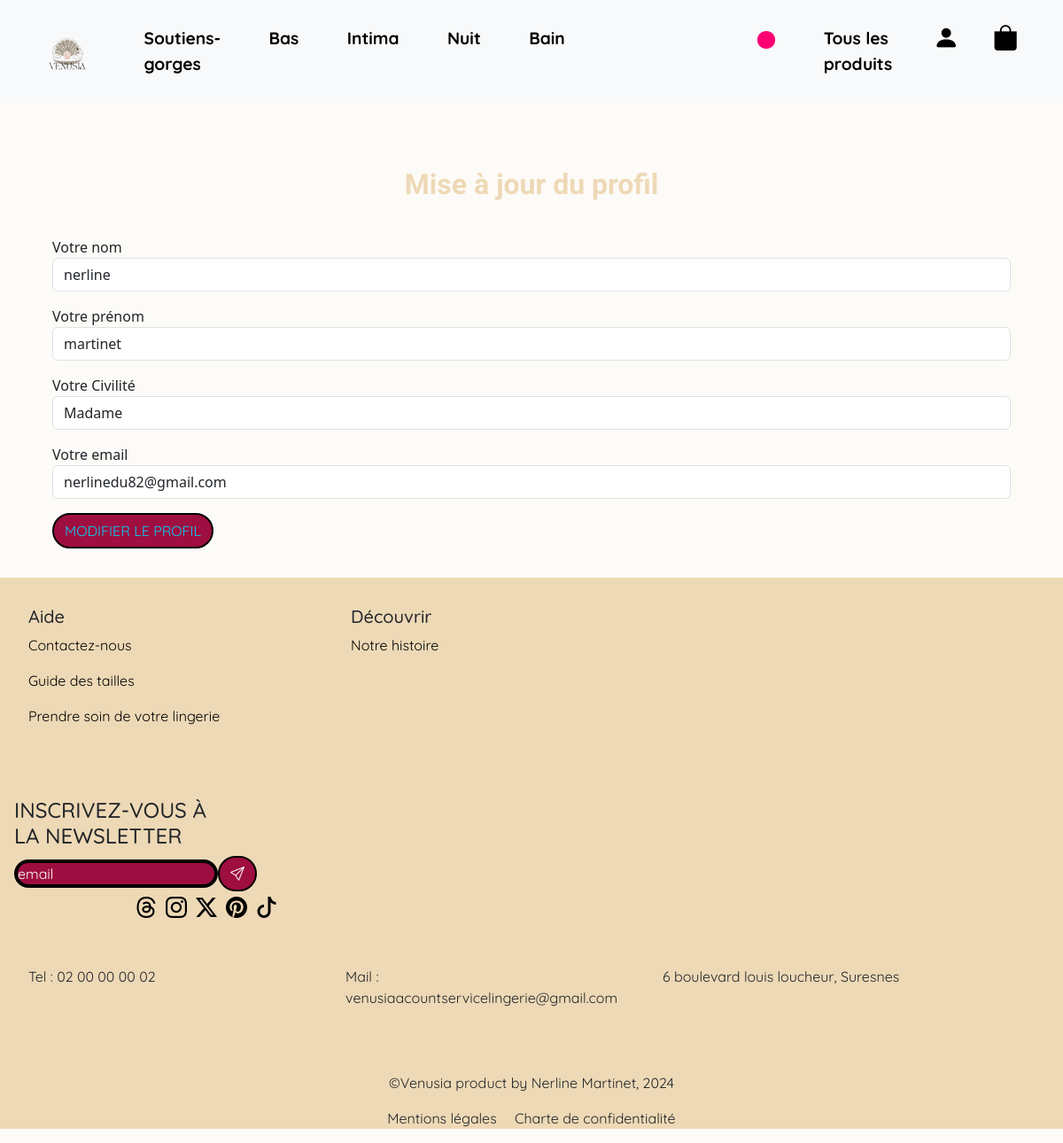
The app's page /modifprofil.php?id_membre=1 (signed in) with its own data.
### tables this page shows
CREATE TABLE `membres` (
  `id_membre` int NOT NULL,
  `nom` varchar(100) NOT NULL,
  `prenom` varchar(100) NOT NULL,
  `civilite` enum('Homme','Femme') NOT NULL,
  `email` varchar(255) NOT NULL,
  `mdp` varchar(255) NOT NULL,
  `statue` varchar(20) NOT NULL
);

### modifprofil.php (the view, shortened to what this page needs)
<?php
require "inc/header.inc.php";
if (isset($_GET['id_membre']) && $_SESSION['membres']['id_membre'] == $_GET['id_membre'] || estAdmin()) {
    $infoUser = $pdoVenusia->prepare("SELECT * FROM membres WHERE id_membre = :id_membre");
    $infoUser->execute(array(
        'id_membre' => $_GET['id_membre'],
    ));
    $fiche = $infoUser->fetch(PDO::FETCH_ASSOC);
} else {
    header('location:index.php');
    exit();
}
?>
<main class="container">
    <div class="col-12 col-mb-5 mx-auto alert ">
        <h1 class="text-center">Mise à jour du profil</h1>
        <form action="#" method="POST">
            <div class="mb-3">
                <label for="nom">Votre nom</label>
                <input type="text" name="nom" id="nom" value="<?php echo $fiche['nom']; ?>" class="form-control">
            </div>
            <div class="mb-3">
                <label for="prenom">Votre prénom</label>
                <input type="text" name="prenom" id="prenom" value="<?php echo $fiche['prenom']; ?>" class="form-control">
            </div>
            <div class="mb-3">
                <label for="civilite">Votre Civilité</label>
                <select name="civilite" id="civilite" class="form-control">
                    <option value="Femme">Madame</option>
                </select>
            </div>
            <div class="mb-3">
                <label for="email">Votre email</label>
                <input type="email" name="email" id="emaill" class="form-control" value="<?php echo $fiche['email']; ?>">
            </div>
            <div class="text-center">
                <input type="submit" value="Modifier le profil" class="btn btn-outline-info mt-3" name="modif">
            </div>
        </form>
    </div>
</main>
<?php
require "inc/footer.inc.php";
?>

### assets/css/style.css (style rules this page uses)
* { margin: 0; padding: 0; max-width: 100%; }
:root { --maincolor: #9e0e40; --colorbgc: #eed9b6; }
body { background-color: #eed9b619; }
.container { margin-top: 1.5em; }
.btn { font-family: "Quicksand", sans-serif; }
.btn { background-color: #9e0e40 !important; border-color: black !important; border-radius: 50px; border: 2px solid black !important; }
h1 { display: flex; justify-content: center; color: #eed9b6; font-family: "Elsie", serif; font-weight: bold; padding: 1em; font-size: 2em; }
input::placeholder { font-family: "Quicksand", sans-serif; }
.btnenv, .btn { display: flex; justify-content: center; align-items: center; text-transform: uppercase; }

### records on screen
membres: nom "nerline", prenom "martinet", email "nerlinedu82@gmail.com"
